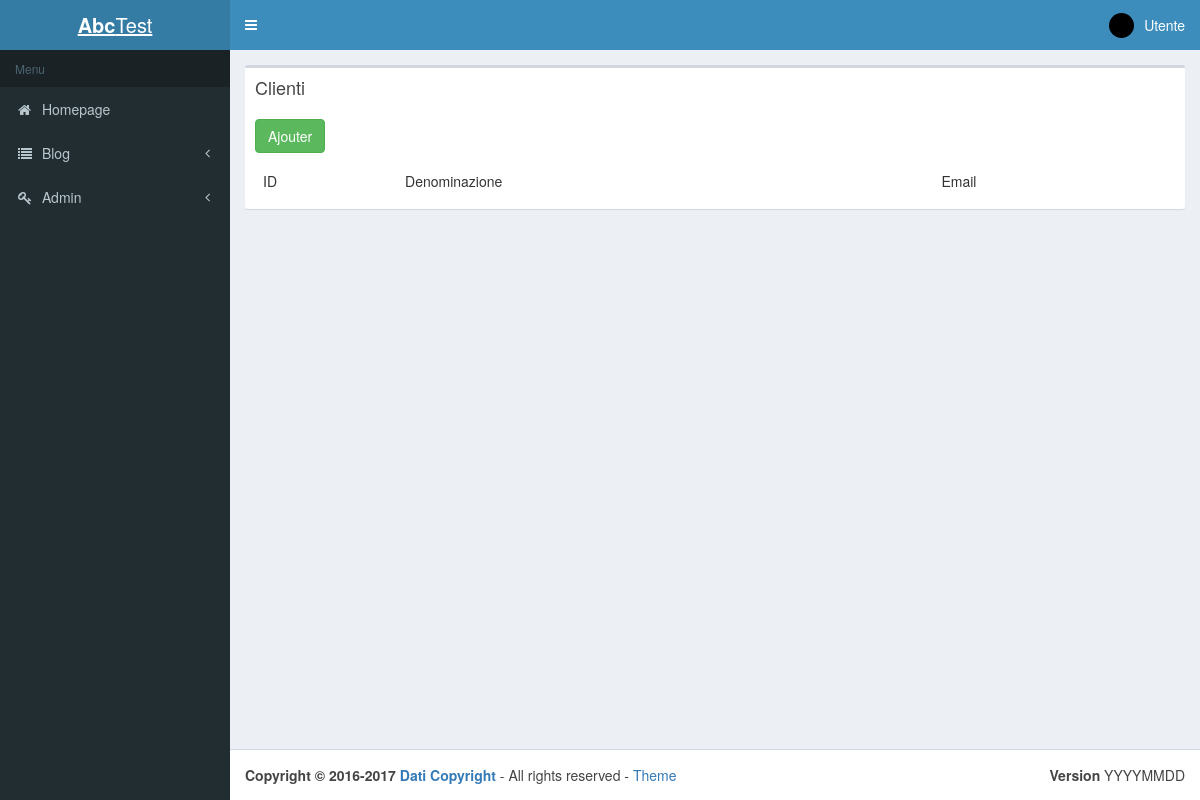
The page /index.php?p=admin.clienti.index (signed in) on the database as committed earlier.
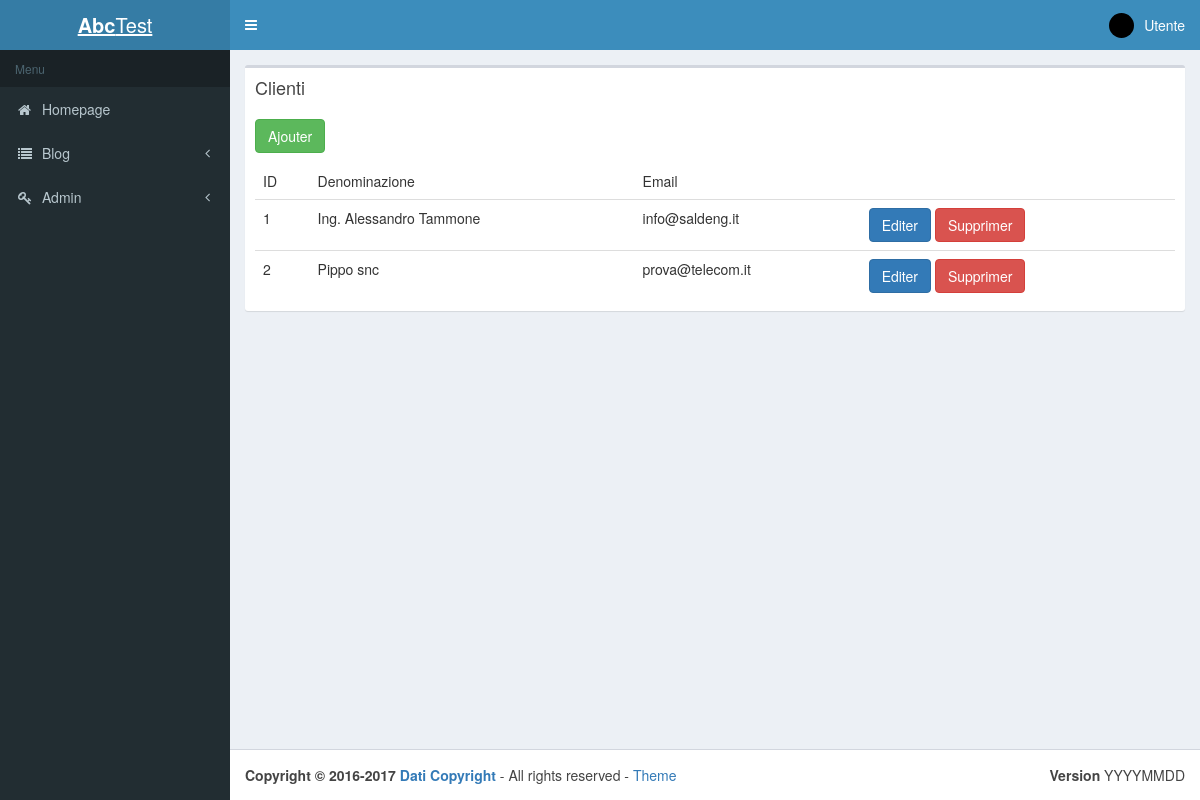
The same page on the database as committed later.
### tables this page shows
CREATE TABLE `clienti` (
  `id` int(11) NOT NULL,
  `denominazione` varchar(255) DEFAULT NULL,
  `indirizzo` varchar(255) DEFAULT NULL,
  `email` varchar(255) DEFAULT NULL,
  `telefono` varchar(255) DEFAULT NULL,
  `piva` varchar(255) DEFAULT NULL,
  `cf` varchar(255) DEFAULT NULL
);

### core/Controller/Controller.php (called while the page is built, shortened)
<?php
class Controller{
    protected $viewPath;
    protected $template;
    protected function render($view, $variables = []){
        extract($variables);
        require($this->viewPath . str_replace('.', '/', $view) . '.php');
        $content = ob_get_clean();
        require($this->viewPath . 'templates/' . $this->template . '.php');
    }
}

### app/Controller/Admin/ClientiController.php (called while the page is built, shortened)
<?php
class ClientiController extends AppController{
    public function index(){
        $items = $this->Clienti->all();
        $this->render('admin.clienti.index', compact('items'));
    }
}

### public/index.php (called while the page is built, shortened)
<?php
require ROOT . '/app/App.php';
if(isset($_GET['p'])){
    $page = $_GET['p'];
}else{
    $page = 'posts.index';
}
$page = explode('.', $page);
if($page[0] == 'admin'){
    $action = $page[2];
} else{
    $controller = '\App\Controller\\' . ucfirst($page[0]) . 'Controller';
    $action = $page[1];
}
$controller = new $controller();
$controller->$action();

### app/App.php (called while the page is built, shortened)
<?php
class App{
    public $menus = [
         '0' => [
            'testo' => 'Homepage',
            'url' => '?p=posts.index',
            'icona' => 'home',
            'sottomenu' => [
            ]],
        '1' => [
            'testo' => 'Blog',
            'url' => '',
            'icona' => 'list',
            'sottomenu' => [
                ['icona' => 'list', 'testo'=> 'Blog list', 'url' => '?p=posts.index'],
            ]],
        '2' => [
            'testo' => 'Admin',
            'url' => '',
            'icona' => 'key',
            'sottomenu' => [
                ['icona' => 'key',  'testo'=> 'User login', 'url' => '?p=users.login'],
                ['icona' => 'list', 'testo'=> 'Users list', 'url' => '?p=admin.users.index'],
                ['icona' => 'plus', 'testo'=> 'Post add', 'url' => '?p=admin.posts.add'],
                ['icona' => 'list', 'testo'=> 'Posts list', 'url' => '?p=admin.posts.index'],
                ['icona' => 'plus', 'testo'=> 'Category add', 'url' => '?p=admin.categories.add'],
                ['icona' => 'list', 'testo'=> 'Categories list', 'url' => '?p=admin.categories.index'],
                ['icona' => 'plus', 'testo'=> 'Clienti add', 'url' => '?p=admin.clienti.add'],
                ['icona' => 'list', 'testo'=> 'Clienti list', 'url' => '?p=admin.clienti.index'],
                ['icona' => 'plus', 'testo'=> 'Fattura add', 'url' => '?p=admin.fatture.add'],
                ['icona' => 'list', 'testo'=> 'Fatture list', 'url' => '?p=admin.fatture.index'],
            ]],
    ];
    private static $_instance;
    public static function getInstance(){
        if(is_null(self::$_instance)){
            self::$_instance = new App();
        }
        return self::$_instance;
    }
    public static function load(){
        require ROOT . '/app/Autoloader.php';
        require ROOT . '/core/Autoloader.php';
    }
    public function getMenu() {
        return $this->menus;
    }
}

### core/Table/Table.php (called while the page is built, shortened)
<?php
class Table
{
    protected $table;
    protected $db;
    public function __construct(Database $db)
    {
        $this->db = $db;
    }
    public function all(){
        return $this->query('SELECT * FROM ' . $this->table);
    }
    public function query($statement, $attributes = null, $one = false){
        if($attributes){
            return $this->db->prepare(
                $statement,
                $attributes,
                str_replace('Table', 'Entity', get_class($this)),
                $one
            );
        } else {
            return $this->db->query(
                $statement,
                str_replace('Table', 'Entity', get_class($this)),
                $one
            );
        }
    }
}

### core/Database/MysqlDatabase.php (called while the page is built, shortened)
<?php
class MysqlDatabase extends Database{
    private $db_name;
    private $db_user;
    private $db_pass;
    private $db_host;
    private $pdo;
    public function __construct($db_name, $db_user = 'root', $db_pass = 'root', $db_host = 'localhost'){
        $this->db_name = $db_name;
        $this->db_user = $db_user;
        $this->db_pass = $db_pass;
        $this->db_host = $db_host;
    }
    private function getPDO(){
        if($this->pdo === null){
            $pdo = new PDO('mysql:dbname=' . $this->db_name . ';host=' . $this->db_host, $this->db_user, $this->db_pass);
            $pdo->setAttribute(PDO::ATTR_ERRMODE, PDO::ERRMODE_EXCEPTION);
            $pdo->exec("set names utf8");
            $this->pdo = $pdo;
        }
        return $this->pdo;
    }
    public function query($statement, $class_name = null, $one = false){
        $req = $this->getPDO()->query($statement);
        if($class_name === null){
            $req->setFetchMode(PDO::FETCH_OBJ);
        } else {
            $req->setFetchMode(PDO::FETCH_CLASS, $class_name);
        }
        if($one) {
            $datas = $req->fetch();
        } else {
            $datas = $req->fetchAll();
        }
        return $datas;
    }
}

### app/Autoloader.php (called while the page is built, shortened)
<?php
class Autoloader{
    static function autoload($class){
        if (strpos($class, __NAMESPACE__ . '\\') === 0){
            $class = str_replace(__NAMESPACE__ . '\\', '', $class);
            $class = str_replace('\\', '/', $class);
        }
    }
}

### core/Autoloader.php (called while the page is built, shortened)
<?php
class Autoloader{
    static function autoload($class){
        if (strpos($class, __NAMESPACE__ . '\\') === 0){
            $class = str_replace(__NAMESPACE__ . '\\', '', $class);
            $class = str_replace('\\', '/', $class);
        }
    }
}

### app/Views/admin/clienti/index.php (the view, shortened to what the changed rows need)
<div class="box-header">
    <h1 class="box-title">Clienti</h1>
</div>
<div class="box-body">
    <table class="table">
        <thead>
        <tr>
            <td>ID</td>
            <td>Denominazione</td>
            <td>Email</td>
        </tr>
        </thead>
        <tbody>
        <?php foreach($items as $user): ?>
            <tr>
                <td><?= $user->id; ?></td>
                <td><?= $user->denominazione; ?></td>
                <td><?= $user->email; ?></td>
                <td>
                    <a class="btn btn-primary" href="?p=admin.clienti.edit&id=<?= $user->id; ?>">Editer</a>
                    <form action="?p=admin.clienti.delete" method="post" style="display: inline;">
                        <button type="submit" class="btn btn-danger">Supprimer</button>
                    </form>
                </td>
            </tr>
        <?php endforeach; ?>
        </tbody>
    </table>
</div>

### app/Views/templates/default.php (shortened to what the changed rows need)
<!DOCTYPE html>
<html>
<head>
    <link rel="stylesheet" href="vendor/bootstrap/css/bootstrap.min.css">
    <link rel="stylesheet" href="vendor/font-awesome/css/font-awesome.min.css">
    <link rel="stylesheet" href="vendor/ionicons/css/ionicons.min.css">
    <link rel="stylesheet" href="vendor/datatables/dataTables.bootstrap.css">
    <link rel="stylesheet" href="vendor/datepicker/datepicker3.css">
    <link rel="stylesheet" href="vendor/iCheck/all.css">
    <link rel="stylesheet" href="vendor/select2/select2.min.css">
    <link rel="stylesheet" href="vendor/adminlte/css/AdminLTE.min.css">
    <link rel="stylesheet" href="vendor/adminlte/css/skins/_all-skins.min.css">
    <link href="http://netdna.bootstrapcdn.com/bootstrap/3.3.5/css/bootstrap.css" rel="stylesheet">
    <link href="http://cdnjs.cloudflare.com/ajax/libs/summernote/0.8.4/summernote.css" rel="stylesheet">
    <link rel="stylesheet" href="css/studio.css">
</head>
<body class="hold-transition skin-blue sidebar-mini">
<div class="wrapper">
    <aside class="main-sidebar">
        <section class="sidebar">
            <ul class="sidebar-menu">
            <?php $menus = App::getInstance()->getMenu(); foreach ($menus as $menu): ?>
                <li class="<?= $menu['testo']==$menuActive?'active':''; ?> treeview">
                    <a href="<?= $menu['sottomenu']?$menu['url']:''; ?>">
                        <i class="fa fa-<?= $menu['icona']; ?>"></i> <span><?= $menu['testo']; ?></span>
                        <?php if($menu['sottomenu']): ?>
                            <i class="fa fa-angle-left pull-right"></i>
                        <?php endif; ?>
                    </a>
                </li>
            <?php endforeach; ?>
            </ul>
        </section>
    </aside>
    <div class="content-wrapper">
        <section class="content">
            <div class="row">
                <div class="col-md-12">
                    <div class="box">
                        <?= $content; ?>
                    </div>
                </div>
            </div>
        </section>
    </div>
</div>
</body>
</html>

Rows that differ between the two databases and show on the page:
added clienti: id "1", denominazione "Ing. Alessandro Tammone", email "info@saldeng.it"
added clienti: id "2", denominazione "Pippo snc", email "prova@telecom.it"
